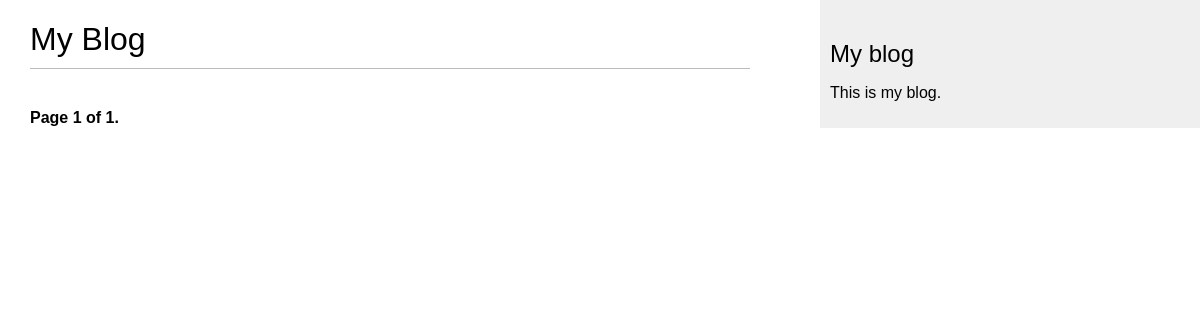
/blog/, run on an earlier commit of the app's database.
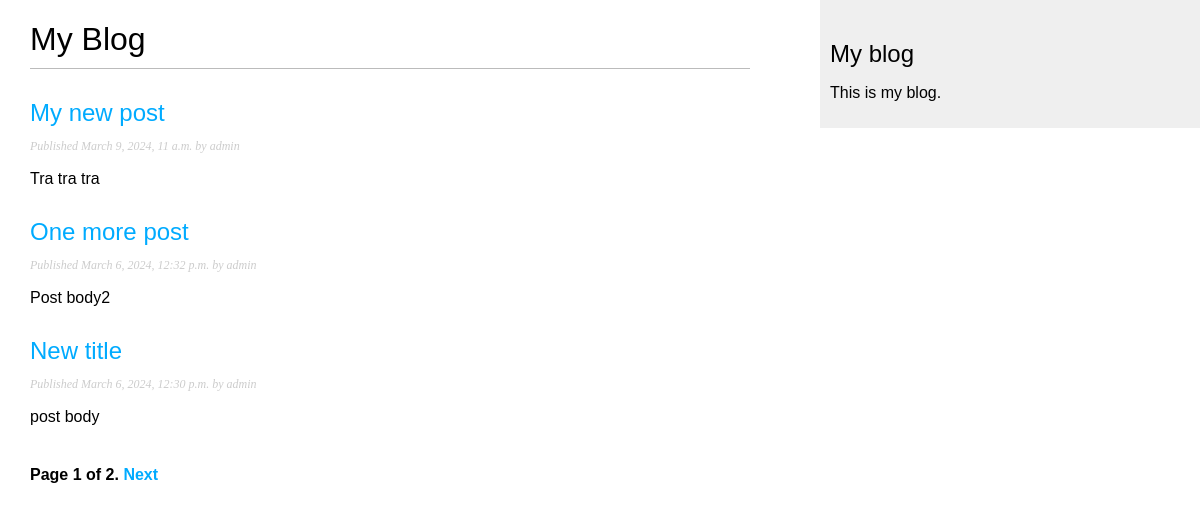
And on a later commit of the database.
### blog/models.py (models this page shows, shortened)
class Post(models.Model):
    class Status(models.TextChoices):
        DRAFT = 'DF', 'Draft'
        PUBLISHED = 'PB', 'Published'
    title = models.CharField(max_length=250)
    slug = models.SlugField(max_length=250, unique_for_date='publish') # уникальное по полю publish
    author = models.ForeignKey(User,
                               on_delete=models.CASCADE,
                               related_name='blog_posts')
    body = models.TextField()
    publish = models.DateTimeField(default=timezone.now)
    created = models.DateTimeField(auto_now_add=True)
    updated = models.DateTimeField(auto_now=True)
    status = models.CharField(max_length=2,
                              choices=Status.choices,
                              default=Status.DRAFT)
    objects = models.Manager()  # менеджер, применяемый по умолчанию
    published = PublishedManager()  # конкретно-прикладной менеджер
    class Meta:
        ordering = ['-publish']
        indexes = [
            models.Index(fields=['-publish']),
        ]
    def get_absolute_url(self):
        return reverse('blog:post_detail', args=[self.publish.year,
                                                          self.publish.month,
                                                          self.publish.day,
                                                          self.slug])

### blog/views.py (the view)
# urls.py: path('', views.PostListView.as_view(), name='post_list'),
class PostListView(ListView):
    queryset = Post.published.all()
    context_object_name = "posts"
    paginate_by = 3
    template_name = 'blog/post/list.html'

### blog/templates/blog/post/list.html (shortened to what this page needs)
{% extends "blog/base.html" %}
{% block content %}
<h1>My Blog</h1>
{% for post in posts %}
<h2>
    <a href="{{ post.get_absolute_url }}">
        {{ post.title }}
    </a>
</h2>
<p class="date">
    Published {{ post.publish }} by {{ post.author }}
</p>
{{ post.body|truncatewords:30|linebreaks }}
{% endfor %}
{% include "pagination.html" with page=page_obj %}
{% endblock %}

### blog/templates/blog/base.html (shortened to what this page needs)
{% load static %}
<!DOCTYPE html>
<html>
<head>
    <link href="{% static 'css/blog.css' %}" rel="stylesheet">
</head>
<body>
<div id="content">
    {% block content %}
    {% endblock %}
</div>
<div id="sidebar">
    <h2>My blog</h2>
    <p>This is my blog.</p>
</div>
</body>
</html>

### blog/templates/pagination.html (shortened to what this page needs)
<div class="pagination">
    <span class="step-links">
        <span class="current">
            Page {{ page.number }} of {{ page.paginator.num_pages }}.
        </span>
        {% if page.has_next %}
            <a href="?page={{ page.next_page_number }}">Next</a>
        {% endif %}
    </span>
</div>

### blog/static/css/blog.css (style rules this page uses)
body { margin:0; padding:0; font-family:helvetica, sans-serif; }
a { color:#00abff; text-decoration:none; }
h1 { font-weight:normal; border-bottom:1px solid #bbb; padding:0 0 10px 0; }
h2 { font-weight:normal; margin:30px 0 0; }
#content { float:left; width:60%; padding:0 0 0 30px; }
#sidebar { float:right; width:30%; padding:10px; background:#efefef; height:100%; }
p.date { color:#ccc; font-family: georgia, serif; font-size: 12px; font-style: italic; }
.pagination { margin:40px 0; font-weight:bold; }

What changed in the data, as far as the page shows it:
added Post: title "My new post", publish "March 9, 2024, 11 a.m.", author "admin", body "Tra tra tra"
now on this page (row edited): Post: title "One more post", publish "March 6, 2024, 12:32 p.m.", author "admin", body "Post body2"
now on this page (row edited): Post: title "New title", publish "March 6, 2024, 12:30 p.m.", author "admin", body "post body"
Also different on the page:
{{ page.paginator.num_pages }}: "1" → "2"
text now shown: "Next"
